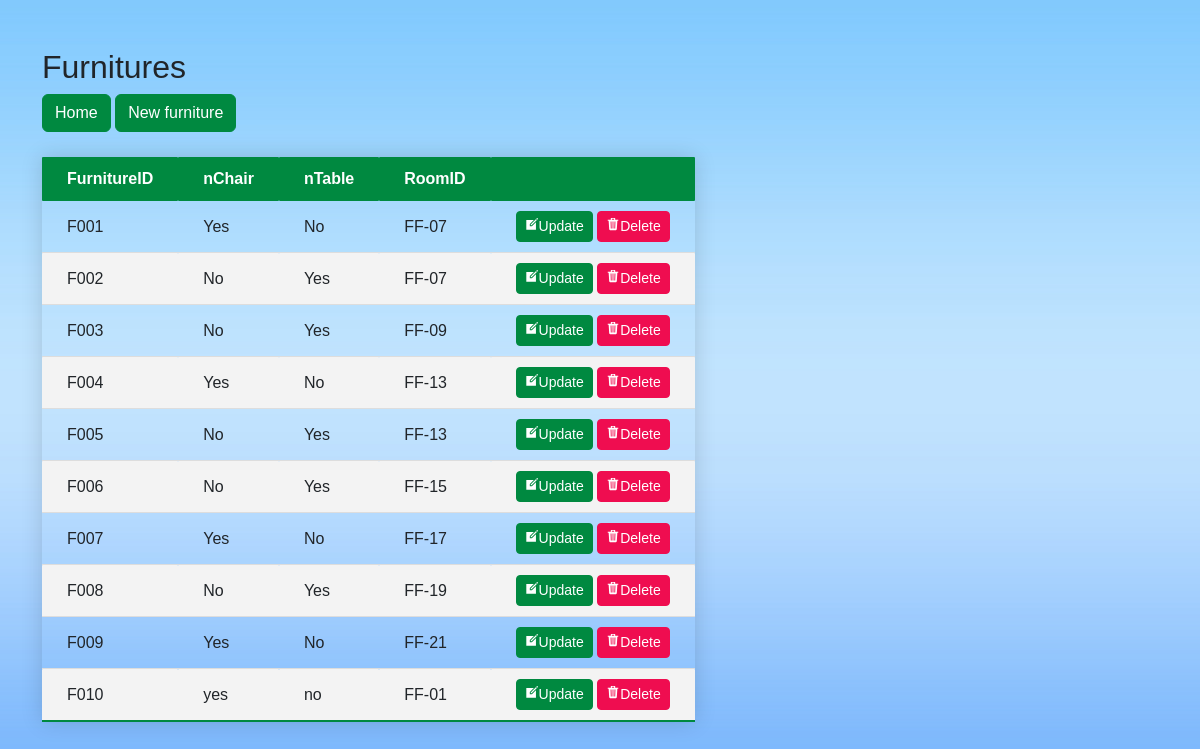
Page /IndexFurniture.php (signed in) on the committed database.
### tables this page shows
CREATE TABLE `furniture` (
  `FurnitureID` char(10) NOT NULL,
  `nChair` varchar(10) NOT NULL,
  `nTable` varchar(10) NOT NULL,
  `RoomID` varchar(9) DEFAULT NULL
);

### IndexFurniture.php (the view, shortened to what this page needs)
<!DOCTYPE html>
<html lang="en">
<head>
    <link rel="stylesheet" href="https://cdn.jsdelivr.net/npm/bootstrap@5.2.2/dist/css/bootstrap.min.css">
    <link rel="stylesheet" type="text/css" href="EditDeleteButton.css">
    <link rel="stylesheet" type="text/css" href="table.css">
</head>
<body>
    <div class="container my-5">
        <h2>Furnitures</h2>
        <a class="btn btn-head" href="./HomeEmployee.php" role="button">Home</a>
        <a class="btn btn-head" href="./AddFurniture.php" role="button">New furniture</a>
        <br>
        <table class="styled-table">
            <thead>
                <tr>
                    <th>FurnitureID</th>
                    <th>nChair</th>
                    <th>nTable</th>
                    <th>RoomID</th>
                    <th></th>
                </tr>
            </thead>
            <tbody>
                <?php
                $servername = "localhost";
                $username = "root";
                $password = "";
                $database = "hostel management system";
                $connection = new mysqli($servername, $username, $password, $database);
                $sql = "SELECT * FROM furniture";
                $result = $connection->query($sql);
                while ($row = $result->fetch_assoc()) {
                    echo "
                    <tr>
                    <td>$row[FurnitureID]</td>
                    <td>$row[nChair]</td>
                    <td>$row[nTable]</td>
                    <td>$row[RoomID]</td>
                    <td>
                        <a class='btn btn-head btn-sm' href='/HostelManagement/UpdateFurniture.php?FurnitureID=$row[FurnitureID]'><ion-icon name='create-sharp'></ion-icon>Update</a>
                        <a class='btn btn-delete btn-sm' href='/HostelManagement/DeleteFurniture.php?FurnitureID=$row[FurnitureID]'><ion-icon name='trash-sharp'></ion-icon>Delete</a>
                    </td>
                    </tr>
                    ";
                }
                ?>
            </tbody>
        </table>
    </div>
</body>
</html>

### EditDeleteButton.css (style rules this page uses)
.btn-delete { --bs-btn-color: #fff; --bs-btn-bg: #ef0d50; --bs-btn-border-color: #ef0d50; --bs-btn-hover-color: #fff; --bs-btn-hover-bg: #4e7d55; --bs-btn-hover-border-color: #4e7d55; --bs-btn-focus-shadow-rgb: 49, 132, 253; --bs-btn-active-color: #fff; --bs-btn-active-bg: #4e7d55; --bs-btn-active-border-color: #4e7d55; --bs-btn-active-shadow: inset 0 3px 5px rgba(0, 0, 0, 0.125); --bs-btn-disabled-color: #fff; --bs-btn-disabled-bg: #ef0d50; --bs-btn-disabled-border-color: #ef0d50; }
.btn-head { --bs-btn-color: #fff; --bs-btn-bg: #008940; --bs-btn-border-color: #008940; --bs-btn-hover-color: #fff; --bs-btn-hover-bg: #4e7d55; --bs-btn-hover-border-color: #4e7d55; --bs-btn-focus-shadow-rgb: 49, 132, 253; --bs-btn-active-color: #fff; --bs-btn-active-bg: #4e7d55; --bs-btn-active-border-color: #4e7d55; --bs-btn-active-shadow: inset 0 3px 5px rgba(0, 0, 0, 0.125); --bs-btn-disabled-color: #fff; --bs-btn-disabled-bg: #008940; --bs-btn-disabled-border-color: #008940; }

### table.css (style rules this page uses)
.styled-table { border-collapse: collapse; margin: 25px 0; font-size: 1em; font-family: sans-serif; min-width: 400px; box-shadow: 0 0 20px rgba(0, 0, 0, 0.15); }
.styled-table thead tr { background-color: #008940; color: #ffffff; text-align: left; }
.styled-table th, .styled-table td { border-radius: 1px; padding: 10px 25px; }
.styled-table tbody tr { border-bottom: 1px solid #dddddd; }
.styled-table tbody tr:nth-of-type(even) { background-color: #f3f3f3; }
.styled-table tbody tr:last-of-type { border-bottom: 2px solid #008940; }

### IndexFurniture.php (style rules this page uses)
body { margin: 0; padding: 0; background: url(BackGroundOnly.jpg)no-repeat center center fixed; font-family: sans-serif; background-size: cover; }

### rows in the picture
furniture: FurnitureID "F001", nChair "Yes", nTable "No", RoomID "FF-07"
furniture: FurnitureID "F002", nChair "No", nTable "Yes", RoomID "FF-07"
furniture: FurnitureID "F003", nChair "No", nTable "Yes", RoomID "FF-09"
furniture: FurnitureID "F004", nChair "Yes", nTable "No", RoomID "FF-13"
furniture: FurnitureID "F005", nChair "No", nTable "Yes", RoomID "FF-13"
furniture: FurnitureID "F006", nChair "No", nTable "Yes", RoomID "FF-15"
furniture: FurnitureID "F007", nChair "Yes", nTable "No", RoomID "FF-17"
furniture: FurnitureID "F008", nChair "No", nTable "Yes", RoomID "FF-19"
furniture: FurnitureID "F009", nChair "Yes", nTable "No", RoomID "FF-21"
furniture: FurnitureID "F010", nChair "yes", nTable "no", RoomID "FF-01"
